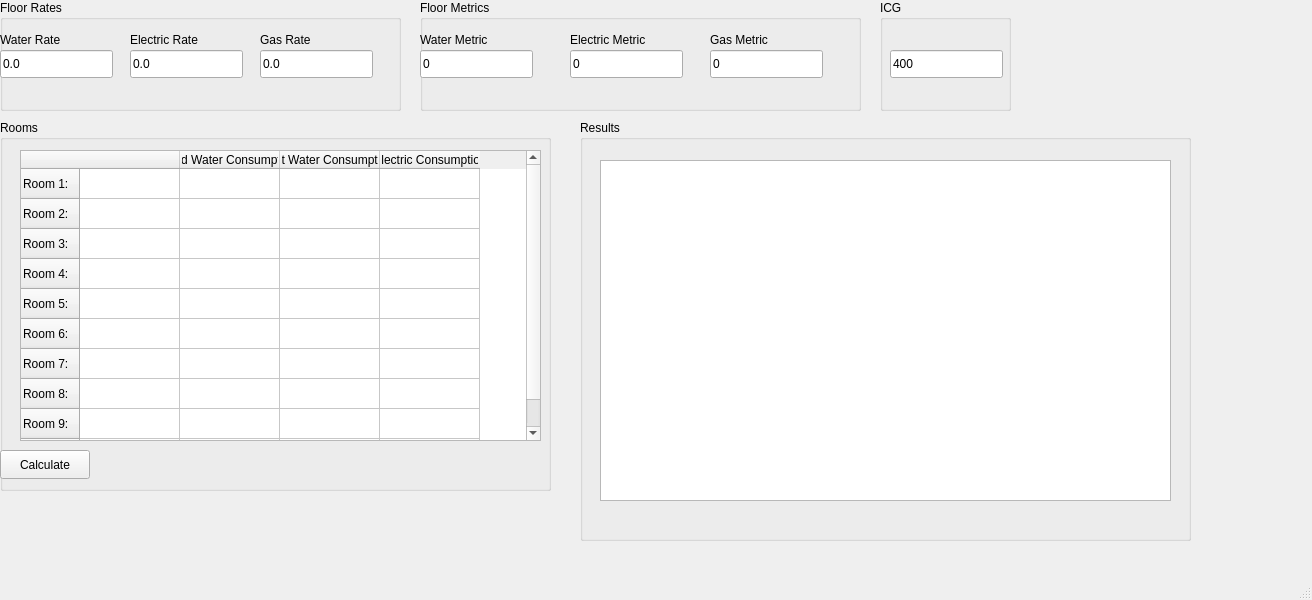
<?xml version="1.0" encoding="UTF-8"?>
<ui version="4.0">
 <class>MainWindow</class>
 <widget class="QMainWindow" name="MainWindow">
  <property name="geometry">
   <rect>
    <x>0</x>
    <y>0</y>
    <width>1312</width>
    <height>600</height>
   </rect>
  </property>
  <property name="windowTitle">
   <string>MainWindow</string>
  </property>
  <widget class="QWidget" name="centralwidget">
   <widget class="QGroupBox" name="groupBox">
    <property name="geometry">
     <rect>
      <x>0</x>
      <y>0</y>
      <width>401</width>
      <height>111</height>
     </rect>
    </property>
    <property name="title">
     <string>Floor Rates</string>
    </property>
    <widget class="QLineEdit" name="ui_water_rate">
     <property name="enabled">
      <bool>true</bool>
     </property>
     <property name="geometry">
      <rect>
       <x>0</x>
       <y>50</y>
       <width>113</width>
       <height>28</height>
      </rect>
     </property>
     <property name="text">
      <string>0.0</string>
     </property>
    </widget>
    <widget class="QLabel" name="label">
     <property name="geometry">
      <rect>
       <x>0</x>
       <y>30</y>
       <width>81</width>
       <height>20</height>
      </rect>
     </property>
     <property name="text">
      <string>Water Rate</string>
     </property>
    </widget>
    <widget class="QLabel" name="label_2">
     <property name="geometry">
      <rect>
       <x>130</x>
       <y>30</y>
       <width>81</width>
       <height>20</height>
      </rect>
     </property>
     <property name="text">
      <string>Electric Rate</string>
     </property>
    </widget>
    <widget class="QLabel" name="label_3">
     <property name="geometry">
      <rect>
       <x>260</x>
       <y>30</y>
       <width>81</width>
       <height>20</height>
      </rect>
     </property>
     <property name="text">
      <string>Gas Rate</string>
     </property>
    </widget>
    <widget class="QLineEdit" name="ui_electric_rate">
     <property name="geometry">
      <rect>
       <x>130</x>
       <y>50</y>
       <width>113</width>
       <height>28</height>
      </rect>
     </property>
     <property name="text">
      <string>0.0</string>
     </property>
    </widget>
    <widget class="QLineEdit" name="ui_gas_rate">
     <property name="geometry">
      <rect>
       <x>260</x>
       <y>50</y>
       <width>113</width>
       <height>28</height>
      </rect>
     </property>
     <property name="text">
      <string>0.0</string>
     </property>
    </widget>
   </widget>
   <widget class="QGroupBox" name="groupBox_2">
    <property name="geometry">
     <rect>
      <x>420</x>
      <y>0</y>
      <width>441</width>
      <height>111</height>
     </rect>
    </property>
    <property name="title">
     <string>Floor Metrics</string>
    </property>
    <widget class="QLineEdit" name="ui_floor_water_metric">
     <property name="enabled">
      <bool>true</bool>
     </property>
     <property name="geometry">
      <rect>
       <x>0</x>
       <y>50</y>
       <width>113</width>
       <height>28</height>
      </rect>
     </property>
     <property name="text">
      <string>0</string>
     </property>
    </widget>
    <widget class="QLabel" name="label_4">
     <property name="geometry">
      <rect>
       <x>0</x>
       <y>30</y>
       <width>91</width>
       <height>20</height>
      </rect>
     </property>
     <property name="text">
      <string>Water Metric</string>
     </property>
    </widget>
    <widget class="QLabel" name="label_5">
     <property name="geometry">
      <rect>
       <x>150</x>
       <y>30</y>
       <width>101</width>
       <height>20</height>
      </rect>
     </property>
     <property name="text">
      <string>Electric Metric</string>
     </property>
    </widget>
    <widget class="QLabel" name="label_6">
     <property name="geometry">
      <rect>
       <x>290</x>
       <y>30</y>
       <width>81</width>
       <height>20</height>
      </rect>
     </property>
     <property name="text">
      <string>Gas Metric</string>
     </property>
    </widget>
    <widget class="QLineEdit" name="ui_floor_electric_metric">
     <property name="geometry">
      <rect>
       <x>150</x>
       <y>50</y>
       <width>113</width>
       <height>28</height>
      </rect>
     </property>
     <property name="text">
      <string>0</string>
     </property>
    </widget>
    <widget class="QLineEdit" name="ui_floor_gas_metric">
     <property name="geometry">
      <rect>
       <x>290</x>
       <y>50</y>
       <width>113</width>
       <height>28</height>
      </rect>
     </property>
     <property name="text">
      <string>0</string>
     </property>
    </widget>
   </widget>
   <widget class="QGroupBox" name="groupBox_3">
    <property name="geometry">
     <rect>
      <x>0</x>
      <y>120</y>
      <width>551</width>
      <height>371</height>
     </rect>
    </property>
    <property name="title">
     <string>Rooms</string>
    </property>
    <widget class="QTableWidget" name="ui_room_table">
     <property name="geometry">
      <rect>
       <x>20</x>
       <y>30</y>
       <width>521</width>
       <height>291</height>
      </rect>
     </property>
     <property name="sortingEnabled">
      <bool>false</bool>
     </property>
     <attribute name="horizontalHeaderVisible">
      <bool>true</bool>
     </attribute>
     <attribute name="horizontalHeaderCascadingSectionResizes">
      <bool>false</bool>
     </attribute>
     <row>
      <property name="text">
       <string>Room 1:</string>
      </property>
     </row>
     <row>
      <property name="text">
       <string>Room 2:</string>
      </property>
     </row>
     <row>
      <property name="text">
       <string>Room 3:</string>
      </property>
     </row>
     <row>
      <property name="text">
       <string>Room 4:</string>
      </property>
     </row>
     <row>
      <property name="text">
       <string>Room 5:</string>
      </property>
     </row>
     <row>
      <property name="text">
       <string>Room 6:</string>
      </property>
     </row>
     <row>
      <property name="text">
       <string>Room 7:</string>
      </property>
     </row>
     <row>
      <property name="text">
       <string>Room 8:</string>
      </property>
     </row>
     <row>
      <property name="text">
       <string>Room 9:</string>
      </property>
     </row>
     <row>
      <property name="text">
       <string>Room 10:</string>
      </property>
     </row>
     <column>
      <property name="text">
       <string/>
      </property>
     </column>
     <column>
      <property name="text">
       <string>Cold Water Consumption</string>
      </property>
     </column>
     <column>
      <property name="text">
       <string>Hot Water Consumption</string>
      </property>
     </column>
     <column>
      <property name="text">
       <string>Electric Consumption</string>
      </property>
     </column>
    </widget>
    <widget class="QPushButton" name="ui_calculate">
     <property name="geometry">
      <rect>
       <x>0</x>
       <y>330</y>
       <width>90</width>
       <height>29</height>
      </rect>
     </property>
     <property name="text">
      <string>Calculate</string>
     </property>
    </widget>
   </widget>
   <widget class="QGroupBox" name="groupBox_4">
    <property name="geometry">
     <rect>
      <x>580</x>
      <y>120</y>
      <width>611</width>
      <height>421</height>
     </rect>
    </property>
    <property name="title">
     <string>Results</string>
    </property>
    <widget class="QTextEdit" name="ui_output_display">
     <property name="geometry">
      <rect>
       <x>20</x>
       <y>40</y>
       <width>571</width>
       <height>341</height>
      </rect>
     </property>
    </widget>
   </widget>
   <widget class="QGroupBox" name="groupBox_5">
    <property name="geometry">
     <rect>
      <x>880</x>
      <y>0</y>
      <width>131</width>
      <height>111</height>
     </rect>
    </property>
    <property name="title">
     <string>ICG</string>
    </property>
    <widget class="QLineEdit" name="ui_icg">
     <property name="geometry">
      <rect>
       <x>10</x>
       <y>50</y>
       <width>113</width>
       <height>28</height>
      </rect>
     </property>
     <property name="text">
      <string>400</string>
     </property>
    </widget>
   </widget>
  </widget>
  <widget class="QMenuBar" name="menubar">
   <property name="geometry">
    <rect>
     <x>0</x>
     <y>0</y>
     <width>1312</width>
     <height>25</height>
    </rect>
   </property>
  </widget>
  <widget class="QStatusBar" name="statusbar"/>
 </widget>
 <resources/>
 <connections/>
</ui>
